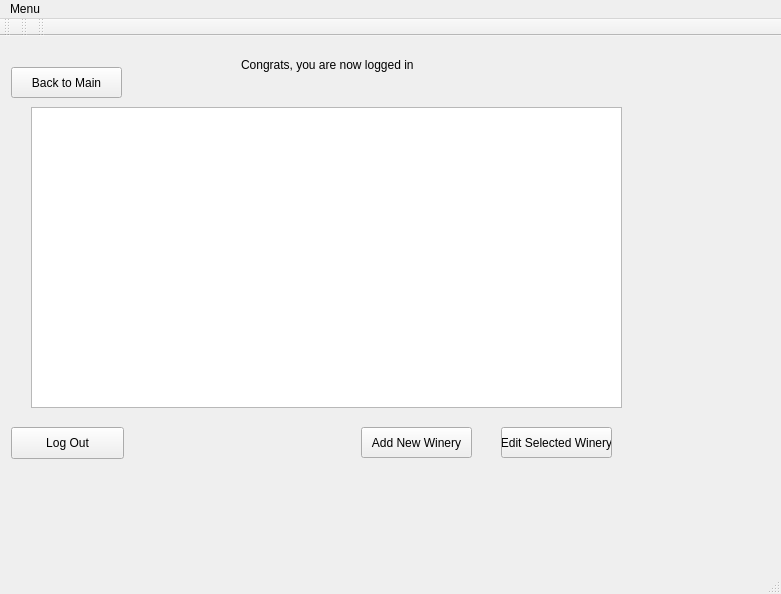
<?xml version="1.0" encoding="UTF-8"?>
<ui version="4.0">
 <class>MainWindow</class>
 <widget class="QMainWindow" name="MainWindow">
  <property name="geometry">
   <rect>
    <x>0</x>
    <y>0</y>
    <width>781</width>
    <height>594</height>
   </rect>
  </property>
  <property name="windowTitle">
   <string>MainWindow</string>
  </property>
  <widget class="QWidget" name="centralWidget">
   <layout class="QGridLayout" name="gridLayout_2">
    <item row="0" column="1">
     <widget class="QStackedWidget" name="stackedWidget">
      <property name="currentIndex">
       <number>4</number>
      </property>
      <widget class="QWidget" name="page_main_window">
       <widget class="QPlainTextEdit" name="plainTextEdit">
        <property name="geometry">
         <rect>
          <x>300</x>
          <y>400</y>
          <width>151</width>
          <height>91</height>
         </rect>
        </property>
        <property name="readOnly">
         <bool>true</bool>
        </property>
        <property name="plainText">
         <string>TEMP ADMIN LOGIN:

username: admin
password: password</string>
        </property>
       </widget>
       <widget class="QWidget" name="layoutWidget">
        <property name="geometry">
         <rect>
          <x>230</x>
          <y>180</y>
          <width>288</width>
          <height>198</height>
         </rect>
        </property>
        <layout class="QVBoxLayout" name="verticalLayout">
         <item>
          <widget class="QPushButton" name="viewListWineriesButton">
           <property name="text">
            <string>View Our List of Wineries</string>
           </property>
          </widget>
         </item>
         <item>
          <widget class="QPushButton" name="planDayTripButton">
           <property name="text">
            <string>Plan A Day Trip</string>
           </property>
          </widget>
         </item>
         <item>
          <widget class="QPushButton" name="adminLogButton">
           <property name="text">
            <string>Admin Log-In</string>
           </property>
          </widget>
         </item>
         <item>
          <widget class="QPushButton" name="quitButton">
           <property name="text">
            <string>Quit</string>
           </property>
          </widget>
         </item>
        </layout>
       </widget>
       <widget class="QLabel" name="label">
        <property name="geometry">
         <rect>
          <x>30</x>
          <y>40</y>
          <width>711</width>
          <height>71</height>
         </rect>
        </property>
        <property name="text">
         <string>&lt;html&gt;&lt;head/&gt;&lt;body&gt;&lt;p&gt;&lt;span style=&quot; font-family:'Comic Sans MS'; font-size:18pt;&quot;&gt;STRAIGHT AHEAD WINE TOURS OF THE CENTRAL COAST&lt;/span&gt;&lt;span style=&quot; font-size:18pt;&quot;/&gt;&lt;/p&gt;&lt;/body&gt;&lt;/html&gt;</string>
        </property>
        <property name="wordWrap">
         <bool>true</bool>
        </property>
       </widget>
      </widget>
      <widget class="QWidget" name="page_view_list_wineries">
       <widget class="QLabel" name="label_3">
        <property name="geometry">
         <rect>
          <x>190</x>
          <y>11</y>
          <width>377</width>
          <height>45</height>
         </rect>
        </property>
        <property name="font">
         <font>
          <pointsize>22</pointsize>
         </font>
        </property>
        <property name="frameShadow">
         <enum>QFrame::Sunken</enum>
        </property>
        <property name="text">
         <string>Our Beautiful Wineries:</string>
        </property>
       </widget>
       <widget class="QPushButton" name="ViewBack">
        <property name="geometry">
         <rect>
          <x>11</x>
          <y>19</y>
          <width>93</width>
          <height>28</height>
         </rect>
        </property>
        <property name="text">
         <string>Back</string>
        </property>
       </widget>
       <widget class="QLabel" name="label_2">
        <property name="geometry">
         <rect>
          <x>111</x>
          <y>90</y>
          <width>68</width>
          <height>24</height>
         </rect>
        </property>
        <property name="font">
         <font>
          <pointsize>12</pointsize>
         </font>
        </property>
        <property name="text">
         <string>Names:</string>
        </property>
       </widget>
       <widget class="QLabel" name="label_6">
        <property name="geometry">
         <rect>
          <x>470</x>
          <y>90</y>
          <width>157</width>
          <height>24</height>
         </rect>
        </property>
        <property name="font">
         <font>
          <pointsize>12</pointsize>
         </font>
        </property>
        <property name="text">
         <string>Distance from us:</string>
        </property>
       </widget>
       <widget class="QScrollArea" name="scrollWineryList">
        <property name="geometry">
         <rect>
          <x>111</x>
          <y>140</y>
          <width>521</width>
          <height>331</height>
         </rect>
        </property>
        <property name="widgetResizable">
         <bool>true</bool>
        </property>
        <widget class="QWidget" name="scrollAreaWidgetContents">
         <property name="geometry">
          <rect>
           <x>0</x>
           <y>0</y>
           <width>519</width>
           <height>329</height>
          </rect>
         </property>
        </widget>
       </widget>
      </widget>
      <widget class="QWidget" name="page_plan_day_trip">
       <widget class="QPushButton" name="PlanTripBack">
        <property name="geometry">
         <rect>
          <x>10</x>
          <y>10</y>
          <width>75</width>
          <height>23</height>
         </rect>
        </property>
        <property name="text">
         <string>Back</string>
        </property>
       </widget>
       <widget class="QWidget" name="verticalLayoutWidget">
        <property name="geometry">
         <rect>
          <x>180</x>
          <y>110</y>
          <width>371</width>
          <height>301</height>
         </rect>
        </property>
        <layout class="QVBoxLayout" name="verticalLayout_2">
         <item>
          <widget class="QPushButton" name="visit_all">
           <property name="text">
            <string>Visit All the Wineries</string>
           </property>
          </widget>
         </item>
         <item>
          <widget class="QPushButton" name="shortest_trip">
           <property name="text">
            <string>Shortest Trip</string>
           </property>
          </widget>
         </item>
         <item>
          <widget class="QPushButton" name="custom_trip">
           <property name="text">
            <string>Custom Trip</string>
           </property>
          </widget>
         </item>
        </layout>
       </widget>
      </widget>
      <widget class="QWidget" name="shortest_trip_3">
       <widget class="QLabel" name="selectWineryLabel">
        <property name="geometry">
         <rect>
          <x>200</x>
          <y>20</y>
          <width>371</width>
          <height>61</height>
         </rect>
        </property>
        <property name="font">
         <font>
          <pointsize>24</pointsize>
         </font>
        </property>
        <property name="text">
         <string/>
        </property>
       </widget>
       <widget class="QPushButton" name="TourBack">
        <property name="geometry">
         <rect>
          <x>10</x>
          <y>10</y>
          <width>75</width>
          <height>23</height>
         </rect>
        </property>
        <property name="text">
         <string>Back</string>
        </property>
       </widget>
       <widget class="QScrollArea" name="radio_button_scroll_area">
        <property name="geometry">
         <rect>
          <x>30</x>
          <y>140</y>
          <width>271</width>
          <height>331</height>
         </rect>
        </property>
        <property name="widgetResizable">
         <bool>true</bool>
        </property>
        <widget class="QWidget" name="scrollAreaWidgetContents_2">
         <property name="geometry">
          <rect>
           <x>0</x>
           <y>0</y>
           <width>269</width>
           <height>329</height>
          </rect>
         </property>
        </widget>
       </widget>
      </widget>
      <widget class="QWidget" name="page_admin_login">
       <widget class="QStackedWidget" name="stackedWidget_2">
        <property name="geometry">
         <rect>
          <x>-10</x>
          <y>10</y>
          <width>771</width>
          <height>521</height>
         </rect>
        </property>
        <property name="currentIndex">
         <number>1</number>
        </property>
        <widget class="QWidget" name="page_admin_login_form">
         <widget class="QWidget" name="layoutWidget_3">
          <property name="geometry">
           <rect>
            <x>250</x>
            <y>210</y>
            <width>209</width>
            <height>58</height>
           </rect>
          </property>
          <layout class="QVBoxLayout" name="verticalLayout_3">
           <item>
            <layout class="QHBoxLayout" name="horizontalLayout_2">
             <item>
              <widget class="QLabel" name="label_7">
               <property name="text">
                <string>User Name :</string>
               </property>
              </widget>
             </item>
             <item>
              <widget class="QLineEdit" name="userNameLine"/>
             </item>
            </layout>
           </item>
           <item>
            <layout class="QHBoxLayout" name="horizontalLayout_3">
             <item>
              <widget class="QLabel" name="label_8">
               <property name="text">
                <string>Password   :</string>
               </property>
              </widget>
             </item>
             <item>
              <widget class="QLineEdit" name="passwordLine">
               <property name="echoMode">
                <enum>QLineEdit::Password</enum>
               </property>
              </widget>
             </item>
            </layout>
           </item>
          </layout>
         </widget>
         <widget class="QLabel" name="label_9">
          <property name="geometry">
           <rect>
            <x>300</x>
            <y>150</y>
            <width>131</width>
            <height>16</height>
           </rect>
          </property>
          <property name="text">
           <string>Admin Log In</string>
          </property>
         </widget>
         <widget class="QWidget" name="layoutWidget_4">
          <property name="geometry">
           <rect>
            <x>270</x>
            <y>290</y>
            <width>195</width>
            <height>32</height>
           </rect>
          </property>
          <layout class="QHBoxLayout" name="horizontalLayout">
           <item>
            <widget class="QPushButton" name="admin_log_ok_button">
             <property name="text">
              <string>Ok</string>
             </property>
            </widget>
           </item>
           <item>
            <widget class="QPushButton" name="adming_log_cancel_button">
             <property name="text">
              <string>Cancel</string>
             </property>
            </widget>
           </item>
          </layout>
         </widget>
        </widget>
        <widget class="QWidget" name="page_admin_login_success">
         <widget class="QLabel" name="label_16">
          <property name="geometry">
           <rect>
            <x>240</x>
            <y>0</y>
            <width>261</width>
            <height>16</height>
           </rect>
          </property>
          <property name="text">
           <string>Congrats, you are now logged in</string>
          </property>
         </widget>
         <widget class="QPushButton" name="admin_log_out_button">
          <property name="geometry">
           <rect>
            <x>10</x>
            <y>370</y>
            <width>113</width>
            <height>32</height>
           </rect>
          </property>
          <property name="text">
           <string>Log Out</string>
          </property>
         </widget>
         <widget class="QPushButton" name="LogInBack">
          <property name="geometry">
           <rect>
            <x>10</x>
            <y>10</y>
            <width>111</width>
            <height>31</height>
           </rect>
          </property>
          <property name="text">
           <string>Back to Main</string>
          </property>
         </widget>
         <widget class="QTableWidget" name="wineryTable">
          <property name="geometry">
           <rect>
            <x>30</x>
            <y>50</y>
            <width>591</width>
            <height>301</height>
           </rect>
          </property>
          <property name="sortingEnabled">
           <bool>true</bool>
          </property>
          <attribute name="horizontalHeaderCascadingSectionResizes">
           <bool>false</bool>
          </attribute>
          <attribute name="horizontalHeaderDefaultSectionSize">
           <number>125</number>
          </attribute>
          <attribute name="horizontalHeaderMinimumSectionSize">
           <number>50</number>
          </attribute>
          <attribute name="horizontalHeaderStretchLastSection">
           <bool>true</bool>
          </attribute>
          <attribute name="verticalHeaderStretchLastSection">
           <bool>false</bool>
          </attribute>
         </widget>
         <widget class="QPushButton" name="addNewWinery">
          <property name="geometry">
           <rect>
            <x>360</x>
            <y>370</y>
            <width>111</width>
            <height>31</height>
           </rect>
          </property>
          <property name="text">
           <string>Add New Winery</string>
          </property>
         </widget>
         <widget class="QPushButton" name="addNew_2">
          <property name="geometry">
           <rect>
            <x>500</x>
            <y>370</y>
            <width>111</width>
            <height>31</height>
           </rect>
          </property>
          <property name="text">
           <string>Edit Selected Winery</string>
          </property>
         </widget>
        </widget>
       </widget>
      </widget>
      <widget class="QWidget" name="AddNewWinery">
       <widget class="QLabel" name="Title">
        <property name="geometry">
         <rect>
          <x>280</x>
          <y>30</y>
          <width>111</width>
          <height>51</height>
         </rect>
        </property>
        <property name="font">
         <font>
          <pointsize>16</pointsize>
         </font>
        </property>
        <property name="text">
         <string>Add Winery</string>
        </property>
       </widget>
       <widget class="QLabel" name="nameLabel">
        <property name="geometry">
         <rect>
          <x>200</x>
          <y>130</y>
          <width>71</width>
          <height>21</height>
         </rect>
        </property>
        <property name="text">
         <string>Winery Name:</string>
        </property>
       </widget>
       <widget class="QLabel" name="distanceLabel">
        <property name="geometry">
         <rect>
          <x>180</x>
          <y>160</y>
          <width>101</width>
          <height>21</height>
         </rect>
        </property>
        <property name="text">
         <string>Distance from Villa:</string>
        </property>
       </widget>
       <widget class="QLineEdit" name="addWineryName">
        <property name="geometry">
         <rect>
          <x>280</x>
          <y>130</y>
          <width>113</width>
          <height>20</height>
         </rect>
        </property>
       </widget>
       <widget class="QLineEdit" name="addWineFrmVilla">
        <property name="geometry">
         <rect>
          <x>280</x>
          <y>160</y>
          <width>113</width>
          <height>20</height>
         </rect>
        </property>
       </widget>
       <widget class="QLabel" name="wineryNumberLabel">
        <property name="geometry">
         <rect>
          <x>190</x>
          <y>190</y>
          <width>81</width>
          <height>16</height>
         </rect>
        </property>
        <property name="frameShape">
         <enum>QFrame::NoFrame</enum>
        </property>
        <property name="text">
         <string>Winery Number:</string>
        </property>
       </widget>
       <widget class="QLineEdit" name="addWineryNum">
        <property name="geometry">
         <rect>
          <x>280</x>
          <y>190</y>
          <width>113</width>
          <height>20</height>
         </rect>
        </property>
       </widget>
       <widget class="QPushButton" name="AddWineryButton">
        <property name="geometry">
         <rect>
          <x>290</x>
          <y>230</y>
          <width>75</width>
          <height>23</height>
         </rect>
        </property>
        <property name="text">
         <string>Add Winery</string>
        </property>
       </widget>
       <widget class="QPushButton" name="backAddWinery">
        <property name="geometry">
         <rect>
          <x>20</x>
          <y>10</y>
          <width>75</width>
          <height>23</height>
         </rect>
        </property>
        <property name="text">
         <string>Back</string>
        </property>
       </widget>
      </widget>
      <widget class="QWidget" name="AddWines">
       <widget class="QLabel" name="TitleWines">
        <property name="geometry">
         <rect>
          <x>260</x>
          <y>30</y>
          <width>251</width>
          <height>51</height>
         </rect>
        </property>
        <property name="font">
         <font>
          <pointsize>16</pointsize>
         </font>
        </property>
        <property name="text">
         <string>Add Wines to new Winery</string>
        </property>
       </widget>
       <widget class="QTableWidget" name="WineTable">
        <property name="geometry">
         <rect>
          <x>10</x>
          <y>100</y>
          <width>221</width>
          <height>391</height>
         </rect>
        </property>
       </widget>
       <widget class="QLabel" name="wineListLabel">
        <property name="geometry">
         <rect>
          <x>70</x>
          <y>50</y>
          <width>131</width>
          <height>31</height>
         </rect>
        </property>
        <property name="font">
         <font>
          <pointsize>16</pointsize>
         </font>
        </property>
        <property name="text">
         <string>Wines:</string>
        </property>
       </widget>
       <widget class="QLabel" name="nameLabel_2">
        <property name="geometry">
         <rect>
          <x>300</x>
          <y>110</y>
          <width>71</width>
          <height>21</height>
         </rect>
        </property>
        <property name="text">
         <string>Wine Name:</string>
        </property>
       </widget>
       <widget class="QLabel" name="yearLabel">
        <property name="geometry">
         <rect>
          <x>300</x>
          <y>140</y>
          <width>71</width>
          <height>21</height>
         </rect>
        </property>
        <property name="text">
         <string>Wine Year:</string>
        </property>
       </widget>
       <widget class="QLabel" name="priceLabel">
        <property name="geometry">
         <rect>
          <x>300</x>
          <y>170</y>
          <width>71</width>
          <height>21</height>
         </rect>
        </property>
        <property name="text">
         <string>Wine Price:</string>
        </property>
       </widget>
       <widget class="QLineEdit" name="addWineName">
        <property name="geometry">
         <rect>
          <x>380</x>
          <y>110</y>
          <width>113</width>
          <height>20</height>
         </rect>
        </property>
       </widget>
       <widget class="QLineEdit" name="addWineYear">
        <property name="geometry">
         <rect>
          <x>380</x>
          <y>140</y>
          <width>113</width>
          <height>20</height>
         </rect>
        </property>
       </widget>
       <widget class="QLineEdit" name="addWinePrice">
        <property name="geometry">
         <rect>
          <x>380</x>
          <y>170</y>
          <width>113</width>
          <height>20</height>
         </rect>
        </property>
       </widget>
       <widget class="QPushButton" name="AddWine">
        <property name="geometry">
         <rect>
          <x>390</x>
          <y>220</y>
          <width>75</width>
          <height>23</height>
         </rect>
        </property>
        <property name="text">
         <string>Add Wine</string>
        </property>
       </widget>
       <widget class="QPushButton" name="AddWinesBack">
        <property name="geometry">
         <rect>
          <x>10</x>
          <y>10</y>
          <width>75</width>
          <height>23</height>
         </rect>
        </property>
        <property name="text">
         <string>Back</string>
        </property>
       </widget>
      </widget>
      <widget class="QWidget" name="EditWinery">
       <widget class="QLabel" name="EditWineTitle">
        <property name="geometry">
         <rect>
          <x>310</x>
          <y>10</y>
          <width>121</width>
          <height>41</height>
         </rect>
        </property>
        <property name="font">
         <font>
          <pointsize>16</pointsize>
         </font>
        </property>
        <property name="text">
         <string>Edit Winery</string>
        </property>
       </widget>
       <widget class="QPushButton" name="pushButton_7">
        <property name="geometry">
         <rect>
          <x>10</x>
          <y>10</y>
          <width>75</width>
          <height>23</height>
         </rect>
        </property>
        <property name="text">
         <string>Back</string>
        </property>
       </widget>
       <widget class="QLabel" name="yearLabel_3">
        <property name="geometry">
         <rect>
          <x>240</x>
          <y>130</y>
          <width>71</width>
          <height>21</height>
         </rect>
        </property>
        <property name="text">
         <string>Wine Year:</string>
        </property>
       </widget>
       <widget class="QLineEdit" name="winePrice_3">
        <property name="geometry">
         <rect>
          <x>320</x>
          <y>160</y>
          <width>113</width>
          <height>20</height>
         </rect>
        </property>
       </widget>
       <widget class="QLineEdit" name="wineName_4">
        <property name="geometry">
         <rect>
          <x>320</x>
          <y>100</y>
          <width>113</width>
          <height>20</height>
         </rect>
        </property>
       </widget>
       <widget class="QLabel" name="nameLabel_4">
        <property name="geometry">
         <rect>
          <x>240</x>
          <y>100</y>
          <width>71</width>
          <height>21</height>
         </rect>
        </property>
        <property name="text">
         <string>Wine Name:</string>
        </property>
       </widget>
       <widget class="QLabel" name="priceLabel_3">
        <property name="geometry">
         <rect>
          <x>240</x>
          <y>160</y>
          <width>71</width>
          <height>21</height>
         </rect>
        </property>
        <property name="text">
         <string>Wine Price:</string>
        </property>
       </widget>
       <widget class="QLineEdit" name="wineYear_3">
        <property name="geometry">
         <rect>
          <x>320</x>
          <y>130</y>
          <width>113</width>
          <height>20</height>
         </rect>
        </property>
       </widget>
       <widget class="QPushButton" name="AddWine_3">
        <property name="geometry">
         <rect>
          <x>290</x>
          <y>210</y>
          <width>121</width>
          <height>23</height>
         </rect>
        </property>
        <property name="text">
         <string>Add Wine to Winery</string>
        </property>
       </widget>
      </widget>
      <widget class="QWidget" name="EditSpecificWinery">
       <widget class="QLabel" name="EditTitle">
        <property name="geometry">
         <rect>
          <x>100</x>
          <y>20</y>
          <width>131</width>
          <height>31</height>
         </rect>
        </property>
        <property name="font">
         <font>
          <pointsize>16</pointsize>
         </font>
        </property>
        <property name="text">
         <string>Edit Winery</string>
        </property>
       </widget>
       <widget class="QLabel" name="EditTitle_2">
        <property name="geometry">
         <rect>
          <x>540</x>
          <y>30</y>
          <width>131</width>
          <height>31</height>
         </rect>
        </property>
        <property name="font">
         <font>
          <pointsize>16</pointsize>
         </font>
        </property>
        <property name="text">
         <string>Edit Wines:</string>
        </property>
       </widget>
       <widget class="QLabel" name="label_5">
        <property name="geometry">
         <rect>
          <x>60</x>
          <y>70</y>
          <width>81</width>
          <height>21</height>
         </rect>
        </property>
        <property name="text">
         <string>New Name:</string>
        </property>
       </widget>
       <widget class="QLabel" name="label_10">
        <property name="geometry">
         <rect>
          <x>10</x>
          <y>100</y>
          <width>121</width>
          <height>31</height>
         </rect>
        </property>
        <property name="text">
         <string>New Distance to Villa:</string>
        </property>
       </widget>
       <widget class="QListView" name="WineList_3">
        <property name="geometry">
         <rect>
          <x>460</x>
          <y>80</y>
          <width>271</width>
          <height>351</height>
         </rect>
        </property>
       </widget>
       <widget class="QPushButton" name="pushButton_4">
        <property name="geometry">
         <rect>
          <x>550</x>
          <y>460</y>
          <width>75</width>
          <height>23</height>
         </rect>
        </property>
        <property name="text">
         <string>Edit Wine</string>
        </property>
       </widget>
       <widget class="QLineEdit" name="lineEdit">
        <property name="geometry">
         <rect>
          <x>130</x>
          <y>70</y>
          <width>113</width>
          <height>20</height>
         </rect>
        </property>
       </widget>
       <widget class="QLineEdit" name="lineEdit_2">
        <property name="geometry">
         <rect>
          <x>130</x>
          <y>110</y>
          <width>113</width>
          <height>20</height>
         </rect>
        </property>
       </widget>
       <widget class="QLabel" name="EditTitle_3">
        <property name="geometry">
         <rect>
          <x>100</x>
          <y>240</y>
          <width>131</width>
          <height>31</height>
         </rect>
        </property>
        <property name="font">
         <font>
          <pointsize>16</pointsize>
         </font>
        </property>
        <property name="text">
         <string>Add Wine</string>
        </property>
       </widget>
       <widget class="QPushButton" name="AddWine_2">
        <property name="geometry">
         <rect>
          <x>270</x>
          <y>560</y>
          <width>75</width>
          <height>23</height>
         </rect>
        </property>
        <property name="text">
         <string>Add Wine</string>
        </property>
       </widget>
       <widget class="QLabel" name="nameLabel_3">
        <property name="geometry">
         <rect>
          <x>50</x>
          <y>300</y>
          <width>71</width>
          <height>21</height>
         </rect>
        </property>
        <property name="text">
         <string>Wine Name:</string>
        </property>
       </widget>
       <widget class="QLineEdit" name="winePrice_2">
        <property name="geometry">
         <rect>
          <x>130</x>
          <y>360</y>
          <width>113</width>
          <height>20</height>
         </rect>
        </property>
       </widget>
       <widget class="QLabel" name="priceLabel_2">
        <property name="geometry">
         <rect>
          <x>50</x>
          <y>360</y>
          <width>71</width>
          <height>21</height>
         </rect>
        </property>
        <property name="text">
         <string>Wine Price:</string>
        </property>
       </widget>
       <widget class="QLabel" name="yearLabel_2">
        <property name="geometry">
         <rect>
          <x>50</x>
          <y>330</y>
          <width>71</width>
          <height>21</height>
         </rect>
        </property>
        <property name="text">
         <string>Wine Year:</string>
        </property>
       </widget>
       <widget class="QLineEdit" name="wineName_3">
        <property name="geometry">
         <rect>
          <x>130</x>
          <y>300</y>
          <width>113</width>
          <height>20</height>
         </rect>
        </property>
       </widget>
       <widget class="QLineEdit" name="wineYear_2">
        <property name="geometry">
         <rect>
          <x>130</x>
          <y>330</y>
          <width>113</width>
          <height>20</height>
         </rect>
        </property>
       </widget>
       <widget class="QPushButton" name="pushButton_5">
        <property name="geometry">
         <rect>
          <x>100</x>
          <y>410</y>
          <width>75</width>
          <height>23</height>
         </rect>
        </property>
        <property name="text">
         <string>Add Wine</string>
        </property>
       </widget>
       <widget class="QPushButton" name="pushButton_2">
        <property name="geometry">
         <rect>
          <x>10</x>
          <y>10</y>
          <width>75</width>
          <height>23</height>
         </rect>
        </property>
        <property name="text">
         <string>Back</string>
        </property>
       </widget>
       <widget class="QPushButton" name="pushButton_6">
        <property name="geometry">
         <rect>
          <x>140</x>
          <y>140</y>
          <width>75</width>
          <height>23</height>
         </rect>
        </property>
        <property name="text">
         <string>Done</string>
        </property>
       </widget>
      </widget>
      <widget class="QWidget" name="EditWine">
       <widget class="QLabel" name="label_11">
        <property name="geometry">
         <rect>
          <x>320</x>
          <y>40</y>
          <width>111</width>
          <height>31</height>
         </rect>
        </property>
        <property name="font">
         <font>
          <pointsize>16</pointsize>
         </font>
        </property>
        <property name="text">
         <string>Edit Wine</string>
        </property>
       </widget>
       <widget class="QLabel" name="label_12">
        <property name="geometry">
         <rect>
          <x>170</x>
          <y>90</y>
          <width>111</width>
          <height>31</height>
         </rect>
        </property>
        <property name="text">
         <string>New Name:</string>
        </property>
       </widget>
       <widget class="QLabel" name="label_13">
        <property name="geometry">
         <rect>
          <x>170</x>
          <y>120</y>
          <width>111</width>
          <height>31</height>
         </rect>
        </property>
        <property name="text">
         <string>New Year:</string>
        </property>
       </widget>
       <widget class="QLabel" name="label_14">
        <property name="geometry">
         <rect>
          <x>170</x>
          <y>150</y>
          <width>111</width>
          <height>31</height>
         </rect>
        </property>
        <property name="text">
         <string>New Price:</string>
        </property>
       </widget>
       <widget class="QLineEdit" name="lineEdit_3">
        <property name="geometry">
         <rect>
          <x>240</x>
          <y>100</y>
          <width>113</width>
          <height>20</height>
         </rect>
        </property>
       </widget>
       <widget class="QLineEdit" name="lineEdit_4">
        <property name="geometry">
         <rect>
          <x>240</x>
          <y>130</y>
          <width>113</width>
          <height>20</height>
         </rect>
        </property>
       </widget>
       <widget class="QLineEdit" name="lineEdit_5">
        <property name="geometry">
         <rect>
          <x>240</x>
          <y>160</y>
          <width>113</width>
          <height>20</height>
         </rect>
        </property>
       </widget>
       <widget class="QPushButton" name="Done">
        <property name="geometry">
         <rect>
          <x>260</x>
          <y>200</y>
          <width>75</width>
          <height>23</height>
         </rect>
        </property>
        <property name="text">
         <string>Done</string>
        </property>
       </widget>
       <widget class="QPushButton" name="pushButton_8">
        <property name="geometry">
         <rect>
          <x>10</x>
          <y>10</y>
          <width>75</width>
          <height>23</height>
         </rect>
        </property>
        <property name="text">
         <string>Back</string>
        </property>
       </widget>
      </widget>
      <widget class="QWidget" name="visit_all_wineries">
       <widget class="QPushButton" name="backToTripType">
        <property name="geometry">
         <rect>
          <x>10</x>
          <y>10</y>
          <width>75</width>
          <height>23</height>
         </rect>
        </property>
        <property name="text">
         <string>Back</string>
        </property>
       </widget>
       <widget class="QLabel" name="wineryName">
        <property name="geometry">
         <rect>
          <x>260</x>
          <y>20</y>
          <width>271</width>
          <height>51</height>
         </rect>
        </property>
        <property name="toolTip">
         <string>&lt;html&gt;&lt;head/&gt;&lt;body&gt;&lt;p align=&quot;center&quot;&gt;&lt;br/&gt;&lt;/p&gt;&lt;/body&gt;&lt;/html&gt;</string>
        </property>
        <property name="text">
         <string>TextLabel</string>
        </property>
       </widget>
       <widget class="QScrollArea" name="scrollArea">
        <property name="geometry">
         <rect>
          <x>40</x>
          <y>120</y>
          <width>221</width>
          <height>321</height>
         </rect>
        </property>
        <property name="widgetResizable">
         <bool>true</bool>
        </property>
        <widget class="QWidget" name="list_of_wines_scroll_area">
         <property name="geometry">
          <rect>
           <x>0</x>
           <y>0</y>
           <width>219</width>
           <height>319</height>
          </rect>
         </property>
        </widget>
       </widget>
       <widget class="QLabel" name="listOfWines">
        <property name="geometry">
         <rect>
          <x>40</x>
          <y>80</y>
          <width>81</width>
          <height>31</height>
         </rect>
        </property>
        <property name="text">
         <string>List of Wines</string>
        </property>
       </widget>
       <widget class="QScrollArea" name="scrollArea_2">
        <property name="geometry">
         <rect>
          <x>470</x>
          <y>120</y>
          <width>221</width>
          <height>321</height>
         </rect>
        </property>
        <property name="widgetResizable">
         <bool>true</bool>
        </property>
        <widget class="QWidget" name="cart_scroll_area">
         <property name="geometry">
          <rect>
           <x>0</x>
           <y>0</y>
           <width>219</width>
           <height>319</height>
          </rect>
         </property>
        </widget>
       </widget>
       <widget class="QLabel" name="cart">
        <property name="geometry">
         <rect>
          <x>470</x>
          <y>80</y>
          <width>81</width>
          <height>31</height>
         </rect>
        </property>
        <property name="text">
         <string>Cart</string>
        </property>
       </widget>
       <widget class="QPushButton" name="addToCart">
        <property name="geometry">
         <rect>
          <x>320</x>
          <y>150</y>
          <width>93</width>
          <height>28</height>
         </rect>
        </property>
        <property name="text">
         <string>Add to Cart</string>
        </property>
       </widget>
       <widget class="QPushButton" name="next">
        <property name="geometry">
         <rect>
          <x>580</x>
          <y>460</y>
          <width>111</width>
          <height>41</height>
         </rect>
        </property>
        <property name="text">
         <string>Next Winery</string>
        </property>
       </widget>
       <widget class="QPushButton" name="prev_winery">
        <property name="geometry">
         <rect>
          <x>30</x>
          <y>460</y>
          <width>131</width>
          <height>41</height>
         </rect>
        </property>
        <property name="text">
         <string>Previous Winery</string>
        </property>
       </widget>
       <widget class="QPushButton" name="removeFromCart">
        <property name="geometry">
         <rect>
          <x>310</x>
          <y>240</y>
          <width>111</width>
          <height>28</height>
         </rect>
        </property>
        <property name="text">
         <string>Remove from Cart</string>
        </property>
       </widget>
       <widget class="QLabel" name="subtotal">
        <property name="geometry">
         <rect>
          <x>480</x>
          <y>460</y>
          <width>81</width>
          <height>41</height>
         </rect>
        </property>
        <property name="text">
         <string>TextLabel</string>
        </property>
       </widget>
      </widget>
      <widget class="QWidget" name="customt_trip">
       <widget class="QPushButton" name="goBack">
        <property name="geometry">
         <rect>
          <x>10</x>
          <y>10</y>
          <width>93</width>
          <height>28</height>
         </rect>
        </property>
        <property name="text">
         <string>Back</string>
        </property>
       </widget>
       <widget class="QScrollArea" name="custom_trip_scroll_area">
        <property name="geometry">
         <rect>
          <x>60</x>
          <y>130</y>
          <width>271</width>
          <height>331</height>
         </rect>
        </property>
        <property name="widgetResizable">
         <bool>true</bool>
        </property>
        <widget class="QWidget" name="scrollAreaWidgetContents_3">
         <property name="geometry">
          <rect>
           <x>0</x>
           <y>0</y>
           <width>269</width>
           <height>329</height>
          </rect>
         </property>
        </widget>
       </widget>
       <widget class="QLabel" name="selectWineryLabel_2">
        <property name="geometry">
         <rect>
          <x>200</x>
          <y>20</y>
          <width>371</width>
          <height>61</height>
         </rect>
        </property>
        <property name="font">
         <font>
          <pointsize>24</pointsize>
         </font>
        </property>
        <property name="text">
         <string/>
        </property>
       </widget>
       <widget class="QLabel" name="label_4">
        <property name="geometry">
         <rect>
          <x>120</x>
          <y>90</y>
          <width>151</width>
          <height>31</height>
         </rect>
        </property>
        <property name="font">
         <font>
          <pointsize>14</pointsize>
         </font>
        </property>
        <property name="text">
         <string>Select Wineries:</string>
        </property>
       </widget>
       <widget class="QPushButton" name="pushButton">
        <property name="geometry">
         <rect>
          <x>60</x>
          <y>470</y>
          <width>75</width>
          <height>23</height>
         </rect>
        </property>
        <property name="text">
         <string>Add</string>
        </property>
       </widget>
      </widget>
     </widget>
    </item>
   </layout>
  </widget>
  <widget class="QMenuBar" name="menuBar">
   <property name="geometry">
    <rect>
     <x>0</x>
     <y>0</y>
     <width>781</width>
     <height>21</height>
    </rect>
   </property>
   <widget class="QMenu" name="menuMenu">
    <property name="title">
     <string>Menu</string>
    </property>
    <addaction name="actionHelp"/>
   </widget>
   <addaction name="menuMenu"/>
  </widget>
  <widget class="QToolBar" name="mainToolBar">
   <attribute name="toolBarArea">
    <enum>TopToolBarArea</enum>
   </attribute>
   <attribute name="toolBarBreak">
    <bool>false</bool>
   </attribute>
  </widget>
  <widget class="QStatusBar" name="statusBar"/>
  <widget class="QToolBar" name="toolBar">
   <property name="windowTitle">
    <string>toolBar</string>
   </property>
   <attribute name="toolBarArea">
    <enum>TopToolBarArea</enum>
   </attribute>
   <attribute name="toolBarBreak">
    <bool>false</bool>
   </attribute>
  </widget>
  <widget class="QToolBar" name="toolBar_2">
   <property name="windowTitle">
    <string>toolBar_2</string>
   </property>
   <attribute name="toolBarArea">
    <enum>TopToolBarArea</enum>
   </attribute>
   <attribute name="toolBarBreak">
    <bool>false</bool>
   </attribute>
  </widget>
  <action name="actionHelp">
   <property name="text">
    <string>Help</string>
   </property>
  </action>
 </widget>
 <layoutdefault spacing="6" margin="11"/>
 <resources/>
 <connections/>
</ui>
